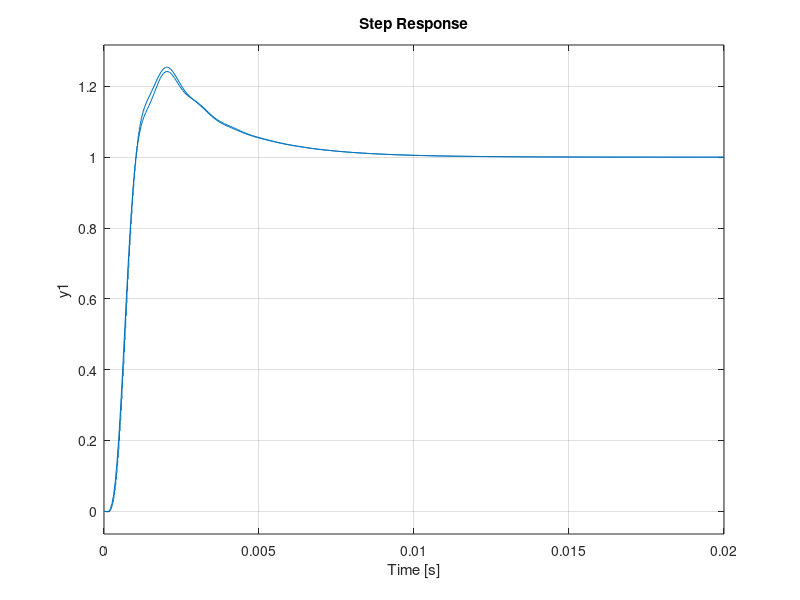

This figure's MATLAB source:
% clear all
close all
clc

num_Gm = 1.0626e+10;
den_Gm = [147 406000 6348];
Gm = tf(num_Gm, den_Gm);

num_Gp = [0 -1.40679e+10 2.8566e+14];
den_Gp = [77763 214774000 3.358092000000000e+12];
Gp = tf(num_Gp, den_Gp);
    
%continuous    
s = tf('s');
c_s = 18.493*(5.6e-5*s+1)/(0.00031*s^2+s);
c_s
[num,den] = tfdata(c_s);
num_cs = cell2mat(num);
den_cs = cell2mat(den);

%roots_m = roots(den_m);
%roots_m_num = roots(num_m);

Gfs = feedback((Gp+Gm)*c_s,1);
%discret
Ts = [1/50000];
c_z = c2d(c_s, Ts(1), 'zoh');
c_z
[num,den] = tfdata(c_z);
num_cz = cell2mat(num);
den_cz = cell2mat(den);

%roots_m = roots(den_m);
% num_m(3)/num_m(2)
 
 Gfz = feedback((c2d(Gp, Ts(1), 'zoh')+c2d(Gm, Ts(1), 'zoh'))*c_z,1);
 
 %analise
 step(Gfs);
 hold on
 step(Gfz);
 

 c_z_1 = c2d(c_s,1,'zoh');
 
%  close all
%  figure
%  plot(ySL)
%  figure
%  plot(uSL)
%[z,p,k] = tf2zp(num_m, den_m); 
%sos = zp2sos(z,p,k) ;
%[r,p,k]= residuez(num_m,den_m);%parciais
%para parciais
%A1 = (num_m(2) + num_m(3))/(roots_m(1)-roots_m(2));%/z-1
%A2 = (num_m(2)*0.9375 + num_m(3))/(roots_m(2)-roots_m(1));%/z-0.9375

% c_sym = poly2sym(cell2mat(num),z)/poly2sym(cell2mat(den),z);
% c_iz = iztrans(c_sym)
% pretty(c_iz)
% simplify(c_iz)